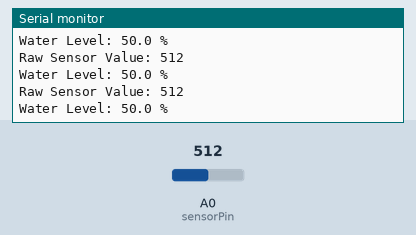
Bench run of a sketch on a simulated Arduino Uno, built with avr-gcc and run on an emulated ATmega328P. Shown: the last lines printed to the serial monitor. The test bench sets the inputs (shaded band); at power-on: A0 (sensorPin) = 512.

Above: at 1.3 s.
1.4 s: A0 (sensorPin) set to 716
At 1.85 s:
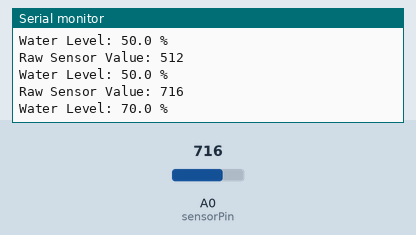
2.9 s: A0 (sensorPin) set to 900
At 3.35 s:
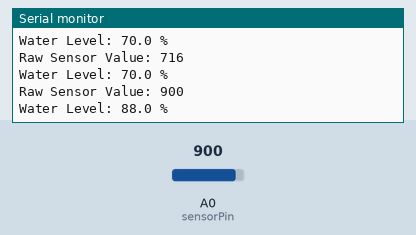
Timing chart, 0 to 5.9 s (numbered marks = the images above; inputs shaded):
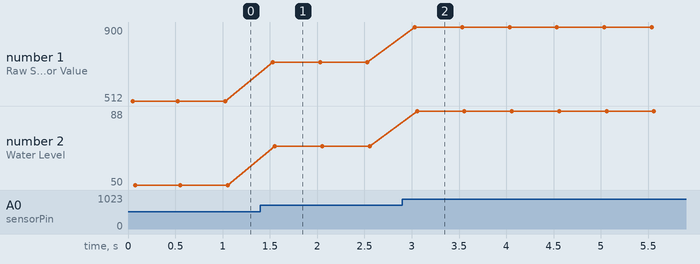

The sketch:

waterWifi.ino
```cpp
/*
  Water Level Reading using NodeMCU 1.0 (ESP-12E Module)
  Reads the raw analog value from a water level sensor connected to A0.
*/

const int sensorPin = A0;  // Water level sensor signal pin connected to A0

void setup() {
  // Initialize serial communication at 9600 bps
  Serial.begin(9600);
  Serial.println("Water Level Sensor Reading - NodeMCU (ESP-12E)");
}

void loop() {
  // Read the analog value from the sensor (range 0–1023)
  int sensorValue = analogRead(sensorPin);

  // Print the value to the Serial Monitor
  Serial.print("Raw Sensor Value: ");
  Serial.println(sensorValue);

  // Optional: convert the value to percentage (0–100%)
  float waterLevelPercent = (sensorValue / 1023.0) * 100.0;
  Serial.print("Water Level: ");
  Serial.print(waterLevelPercent, 1);
  Serial.println(" %");

  // Wait 500 milliseconds before the next reading
  delay(500);
}
```

Measured:
- after the input at 1.4 s, the serial monitor: prints a new line after 0.13 s (image 1)
- after the input at 2.9 s, the serial monitor: prints a new line after 0.13 s (image 2)
- plotted number 1: 512 → 716 after the input at 1.4 s, 716 → 900 after the input at 2.9 s
- plotted number 2: 50 → 70 after the input at 1.4 s, 70 → 88 after the input at 2.9 s
